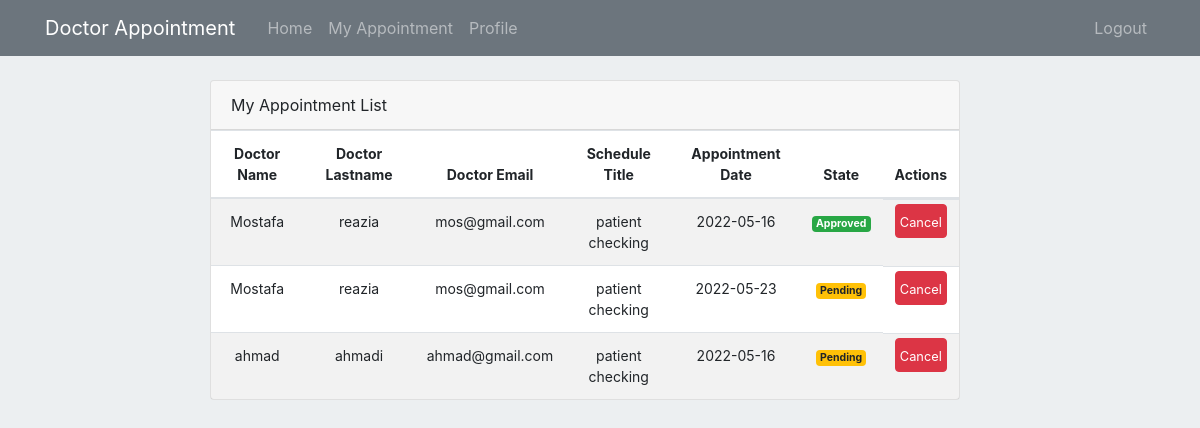
/user/appointment/list (signed in), run on the app's committed database.
### appointment/Models/AppointmentModel.py (models this page shows, shortened)
class Appointment(db.Model):
    __tablename__='Appointment'
    id = db.Column(db.Integer, primary_key=True)
    patient_id = db.Column(db.Integer, db.ForeignKey('user.id'))
    schedule_id = db.Column(db.Integer, db.ForeignKey('Schedule.id'))
    reason = db.Column(db.String(200))
    state = db.Column(db.String(20), default='pending')
    appointment_date = db.Column(db.Date(), default = datetime.now().date())

### appointment/Models/UserModel.py (models this page shows, shortened)
class User(db.Model, UserMixin):
    id = db.Column(db.Integer, primary_key=True)
    username = db.Column(db.String(30), nullable=False, unique=True)
    name = db.Column(db.String(30), nullable=False)
    lastname = db.Column(db.String(30), nullable=False)
    email = db.Column(db.String(40), unique=True, nullable=False)
    address = db.Column(db.Text , nullable=False)
    phone = db.Column(db.String(20), unique=True, nullable=False)
    date_of_birth = db.Column(db.Date(), default = datetime.now().date())
    role = db.Column(db.Integer, nullable=False, default=3)
    gender = db.Column(db.Boolean, default=True, nullable=False)
    password = db.Column(db.String(60), nullable=False)
    doctorinfo = db.relationship('DoctorInfo', backref='User', cascade="all, delete", uselist=False, lazy=True)
    schedule = db.relationship('Schedule', backref='User', lazy=True)
    appointment = db.relationship('Appointment', backref='User', lazy=True)

### appointment/Models/ScheduleModel.py (models this page shows, shortened)
class Schedule(db.Model):
    __tablename__='Schedule'
    id = db.Column(db.Integer, primary_key=True)
    name = db.Column(db.String(100), nullable=False)
    doctor_id = db.Column(db.Integer, db.ForeignKey('user.id'))
    start_date = db.Column(db.Date(), default = datetime.now().date())
    end_date = db.Column(db.Date(), default = datetime.now().date())
    description = db.Column(db.Text())
    appointment = db.relationship('Appointment', backref='Schedule', lazy=True)

### appointment/routes.py (the view)
@app.route('/user/appointment/list')
@login_required
def user_appointment_list():
    return render_template("/patient_appointment_list.html", appointments=get_user_appointment())

### appointment/Models/UserModel.py (called while the page is built)
@login_manager.user_loader
def load_user(user_id):
    return User.query.get(int(user_id))

### appointment/queries.py (called while the page is built)
def get_user_appointment():
    page = request.args.get('page', 1, type=int)
    return db.session.query(User.name.label('firstname'), User.lastname, User.email, Schedule.name, Appointment.id,
                            Appointment.appointment_date, Appointment.state)\
        .join(Schedule, Schedule.doctor_id == User.id).join(Appointment, Schedule.id == Appointment.schedule_id)\
        .filter(Appointment.patient_id == current_user.id).paginate(page=page, per_page=8)

### appointment/templates/patient_appointment_list.html (shortened to what this page needs)
{% extends "layout/layout.html" %}
{% block content %}
{% include 'layout/home_header.html' %}
<div class="mt-8">
    <div class="row col-12">
        <div class="col-lg-8 offset-lg-2">
            <div class="main-card mb-3 card">
                <div class="card-header">My Appointment List </div>
                <div class="table-responsive">
                    <table class="align-middle mb-0 table table-borderless table-striped table-hover">
                        <thead>
                            <tr class="app-normal-font">
                                <th class="text-center">Doctor Name</th>
                                <th class="text-center">Doctor Lastname</th>
                                <th class="text-center">Doctor Email</th>
                                <th class="text-center">Schedule Title</th>
                                <th class="text-center">Appointment Date</th>
                                <th class="text-center">State</th>
                                <th class="text-center">Actions</th>
                            </tr>
                        </thead>
                        <tbody>
                            {% if appointments.items %}
                                {% for appointment in appointments.items %}
                                    <tr class="app-normal-font p-0 text-center">
                                        <td class="text-center">{{ appointment.firstname }}</td>
                                        <td class="text-center">{{appointment.lastname}}</td>
                                        <td class="text-center">
                                            <div class="widget-content p-0">
                                                {{appointment.email}}
                                            </div>
                                        </td>
                                        <td class="text-center">{{appointment.name}}</td>
                                        <td class="text-center td_description_max_width">{{appointment.appointment_date}}</td>
                                        <td>
                                            {% if appointment.state == 'pending' %}
                                            <div class="badge badge-warning">Pending </div>
                                            {% elif appointment.state == 'approved' %}
                                                <div class="badge badge-success">Approved </div>
                                            {% else %}
                                                <div class="badge badge-danger">Canceled </div>
                                            {% endif %}
                                        </td>
                                        <td class="text-center p-1 d-flex align-items-center justify-content-center">
                                            {% if appointment.state != 'cancel'%}
                                                <a href="{{ url_for('patient_change_appointment_state', id=appointment.id, state='cancel' )}}" class="btn btn-danger p-1"> <small>Cancel</small></a>
                                            {% else %}
                                                <span class="text-danger mt-1" style="font-size: 1.2rem;">
                                                    <i class="bi bi-x-lg"></i>
                                                </span>
                                            {% endif %}
                                        </td>
                                    </tr>
                                {% endfor %}
                            {% else %}
                                <div class="d-flex justify-content-center app-normal-font p-0 text-danger">
                                    <span class="">You don't have any Appointment</span>
                                </div>
                            {% endif %}
                        </tbody>
                    </table>
                </div>
            </div>
        </div>
    </div>
</div>
{% endblock %}

### appointment/static/style.css (style rules this page uses)
.mt-8 { margin-top: 80px; }
.p-0 { padding: 0 !important; }
.body-bg { background-color: #eceff1; }
.app-normal-font { font-size: 14px; }
.td_description_max_width { max-width: 450px; }

### data on the page
Appointment: firstname "Mostafa", lastname "reazia", email "mos@gmail.com", name "patient checking", appointment_date "2022-05-16", state "Approved"
Appointment: firstname "Mostafa", lastname "reazia", email "mos@gmail.com", name "patient checking", appointment_date "2022-05-23", state "Pending"
Appointment: firstname "ahmad", lastname "ahmadi", email "ahmad@gmail.com", name "patient checking", appointment_date "2022-05-16", state "Pending"
